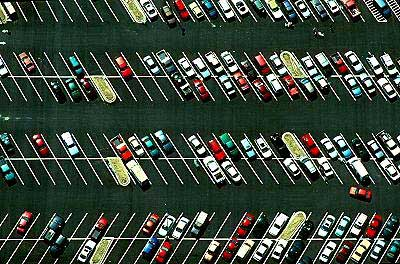
#> input picture thrash/p_lots.jpg, 400 x 264 px, given in place of 456.mp4, which was not available
$ python motion_detection_2.py   (older library calls are emulated)
#> lines starting #> are read from the running program, lines starting #| are printed output that depends on the picture; after the words box and inside, x2 and y2 are one past the last pixel; in counts of white or black regions, pixels touching at a corner belong together; pictures that were not available may be replaced by others from this repository, and a replacement may not be noted
import numpy as np
import cv2
import imutils

cap = cv2.VideoCapture('456.mp4')  # Open video file
#cap = cv2.VideoCapture('123.mp4')  # Open video file
fgbg = cv2.createBackgroundSubtractorMOG2(detectShadows=True)  # Create the background substractor
kernelOp = np.ones((3, 3), np.uint8)
kernelCl = np.ones((11, 11), np.uint8)
areaTH = 500

while (cap.isOpened()):
    ret, frame = cap.read()  # read a frame
#> frame is the input picture: shape (264, 400, 3); mean B, G, R 59.8, 70.8, 59.4
    frame = imutils.resize(frame, width=700)
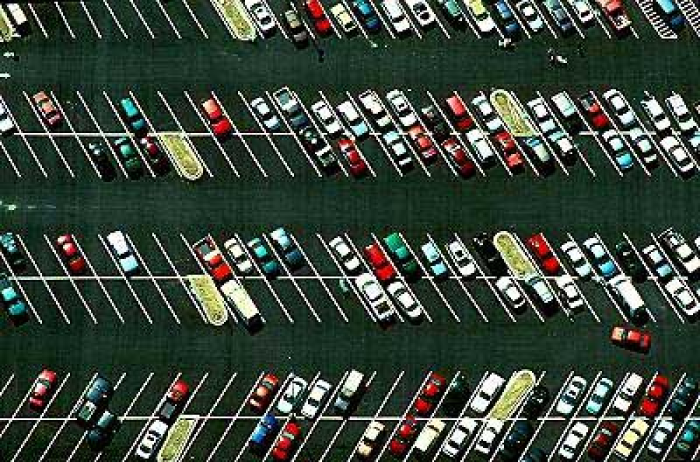
#> frame: shape (462, 700, 3); mean B, G, R 59.9, 70.9, 59.5
    fgmask = fgbg.apply(frame)  # Use the substractor
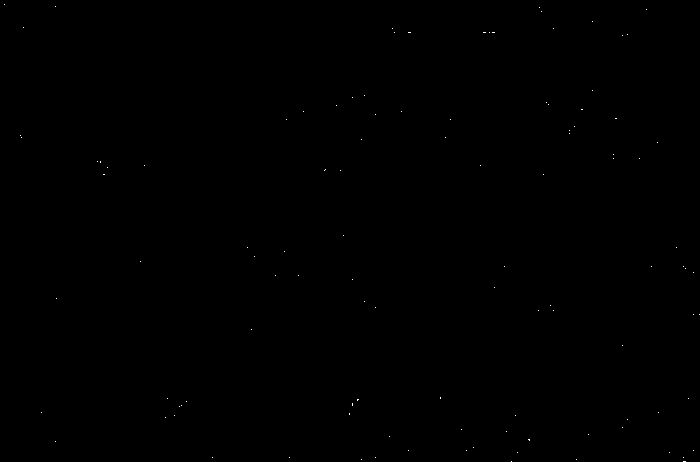
#> fgmask: shape (462, 700); values 127 (black) and 255 (white), 0.04% white in thin lines or dots

    try:
        ret, imBin = cv2.threshold(fgmask, 200, 255, cv2.THRESH_BINARY)
#> imBin: shape (462, 700); 0.04% white in thin lines or dots
        # Opening (erode->dilate) para quitar ruido.
        mask = cv2.morphologyEx(imBin, cv2.MORPH_OPEN, kernelOp)
#> mask: shape (462, 700); every value is 0
        # Closing (dilate -> erode) para juntar regiones blancas.
        mask = cv2.morphologyEx(mask, cv2.MORPH_CLOSE, kernelCl)
    except:
        # if there are no more frames to show...
        print('EOF')
        break

    line2 = np.array([[450, 0], [450, 200]], np.int32).reshape((-1, 1, 2))
    frame = cv2.polylines(frame, [line2], False, (0, 0, 255), thickness=1)
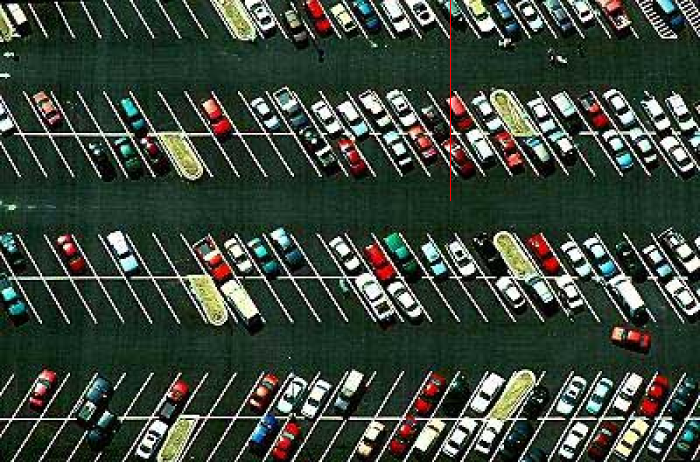
#> frame: shape (462, 700, 3); 0.06% of pixels changed, all inside (x1, y1, x2, y2) = (450, 0, 451, 201)


    _, contours0, hierarchy = cv2.findContours(mask, cv2.RETR_EXTERNAL, cv2.CHAIN_APPROX_NONE)
#> contours0 = []
    for cnt in contours0:
        #cv2.drawContours(frame, cnt, -1, (0, 255, 0), 3, 8)
        area = cv2.contourArea(cnt)
        if area > areaTH:
            #################
            #   TRACKING    #
            #################
            M = cv2.moments(cnt)
            cx = int(M['m10'] / M['m00'])
            cy = int(M['m01'] / M['m00'])
            x, y, w, h = cv2.boundingRect(cnt)
            cv2.circle(frame, (cx, cy), 5, (0, 0, 255), -1)
            img = cv2.rectangle(frame, (x, y), (x + w, y + h), (0, 255, 0), 2)
#> this loop made 0 passes

    cv2.imshow('Frame', frame)

    # Abort and exit with 'Q' or ESC
    k = cv2.waitKey(30) & 0xff
#> (key Esc is pressed here)
    if k == 27:
        break

cap.release()  # release video file
cv2.destroyAllWindows()  # close all openCV windows
